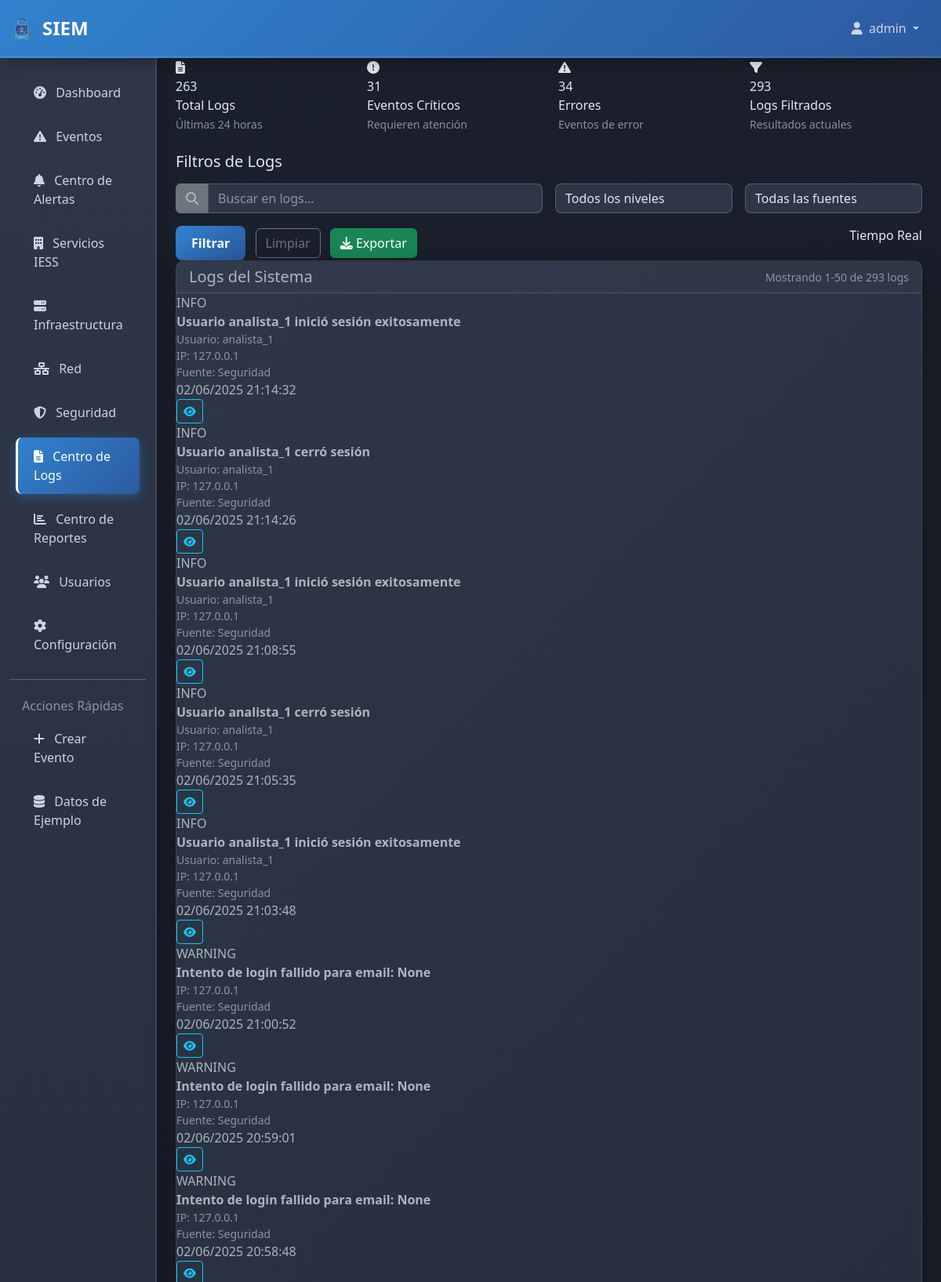
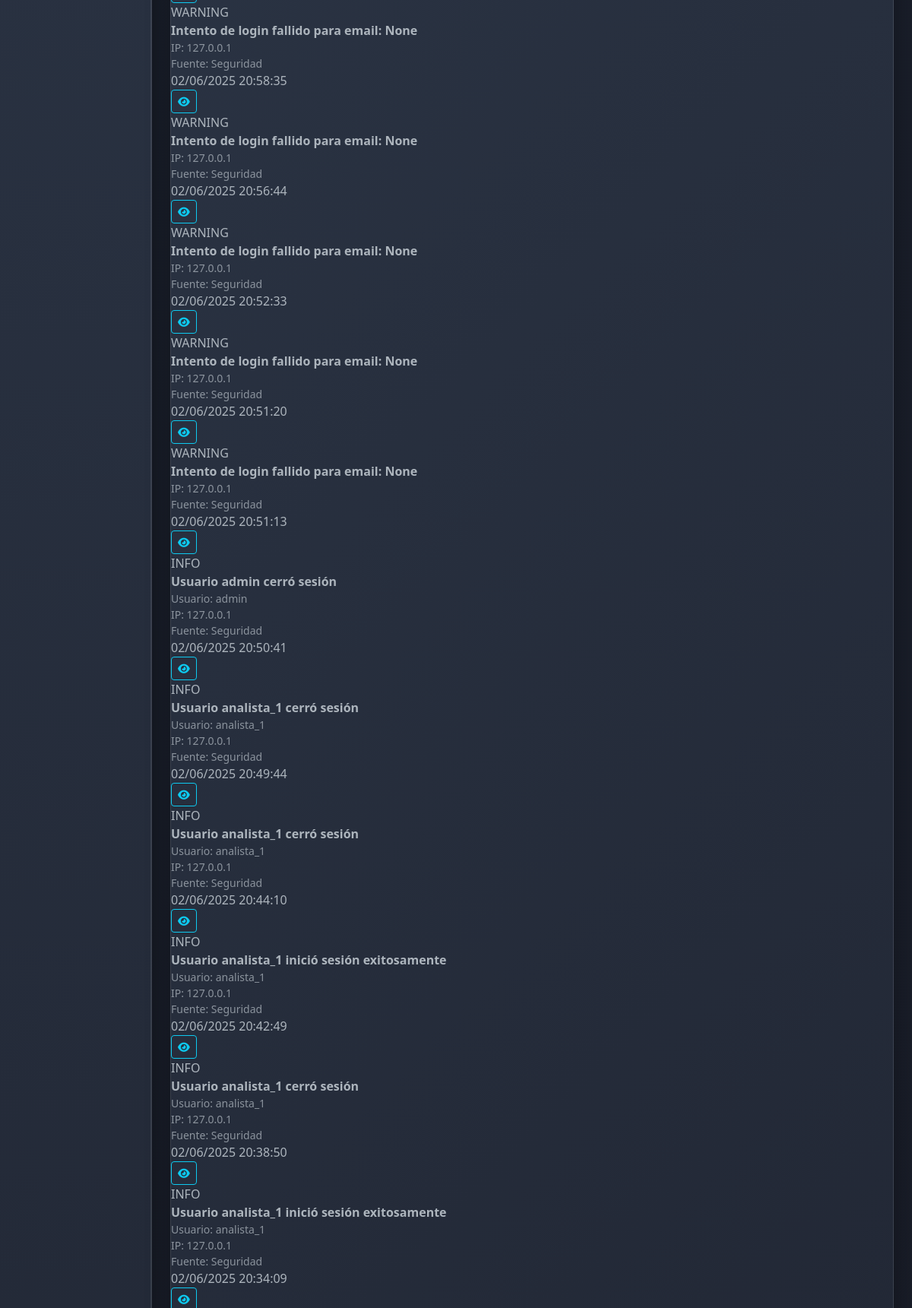
Page /logs/ (signed in, upper part) on the committed database (2 pictures, top to bottom).
### siem_app/models.py (models this page shows, shortened)
class SystemLog(models.Model):
    LEVEL_CHOICES = [
        ('DEBUG', 'Debug'),
        ('INFO', 'Info'),
        ('WARNING', 'Warning'),
        ('ERROR', 'Error'),
        ('CRITICAL', 'Critical'),
    ]
    SOURCE_CHOICES = [
        ('network', 'Red'),
        ('application', 'Aplicación'),
        ('system', 'Sistema'),
        ('security', 'Seguridad'),
        ('database', 'Base de Datos'),
    ]
    timestamp = models.DateTimeField(default=timezone.now, db_index=True)
    level = models.CharField(max_length=10, choices=LEVEL_CHOICES, db_index=True)
    source = models.CharField(max_length=20, choices=SOURCE_CHOICES, db_index=True)
    message = models.TextField()
    user = models.CharField(max_length=100, null=True, blank=True)
    ip_address = models.GenericIPAddressField(null=True, blank=True)
    additional_data = models.JSONField(default=dict, blank=True)
    class Meta:
        ordering = ['-timestamp']
        indexes = [
            models.Index(fields=['timestamp', 'level']),
            models.Index(fields=['source', 'level']),
        ]

### siem_app/views.py (the view)
# urls.py: path('logs/', views.logs_center_view, name='logs_center'),
@login_required
def logs_center_view(request):
    search_query = request.GET.get('search', '')
    level_filter = request.GET.get('level', '')
    source_filter = request.GET.get('source', '')
    logs = SystemLog.objects.all()
    if search_query:
        logs = logs.filter(message__icontains=search_query)
    if level_filter:
        logs = logs.filter(level=level_filter)
    if source_filter:
        logs = logs.filter(source=source_filter)
    total_logs = SystemLog.objects.filter(timestamp__gte=timezone.now() - timedelta(hours=24)).count()
    critical_events = SystemLog.objects.filter(level='CRITICAL', timestamp__gte=timezone.now() - timedelta(hours=24)).count()
    errors = SystemLog.objects.filter(level='ERROR', timestamp__gte=timezone.now() - timedelta(hours=24)).count()
    filtered_logs = logs.count()
    paginator = Paginator(logs.order_by('-timestamp'), 50)
    page_number = request.GET.get('page')
    page_obj = paginator.get_page(page_number)
    context = {
        'page_obj': page_obj,
        'total_logs': total_logs,
        'critical_events': critical_events,
        'errors': errors,
        'filtered_logs': filtered_logs,
        'search_query': search_query,
        'level_filter': level_filter,
        'source_filter': source_filter,
        'log_levels': SystemLog.LEVEL_CHOICES,
        'log_sources': SystemLog.SOURCE_CHOICES,
    }
    return render(request, 'siem_app/logs_center.html', context)

### templates/siem_app/logs_center.html (shortened to what this page needs)
{% extends 'base.html' %}
{% block content %}
<div class="row mb-4">
    <div class="col-md-3">
        <div class="metric-card">
            <div class="metric-icon">
                <i class="fas fa-file-alt"></i>
            </div>
            <div class="metric-value">{{ total_logs }}</div>
            <div class="metric-label">Total Logs</div>
            <small class="text-muted">Últimas 24 horas</small>
        </div>
    </div>
    <div class="col-md-3">
        <div class="metric-card danger">
            <div class="metric-icon">
                <i class="fas fa-exclamation-circle"></i>
            </div>
            <div class="metric-value">{{ critical_events }}</div>
            <div class="metric-label">Eventos Críticos</div>
            <small class="text-muted">Requieren atención</small>
        </div>
    </div>
    <div class="col-md-3">
        <div class="metric-card warning">
            <div class="metric-icon">
                <i class="fas fa-exclamation-triangle"></i>
            </div>
            <div class="metric-value">{{ errors }}</div>
            <div class="metric-label">Errores</div>
            <small class="text-muted">Eventos de error</small>
        </div>
    </div>
    <div class="col-md-3">
        <div class="metric-card">
            <div class="metric-icon">
                <i class="fas fa-filter"></i>
            </div>
            <div class="metric-value">{{ filtered_logs }}</div>
            <div class="metric-label">Logs Filtrados</div>
            <small class="text-muted">Resultados actuales</small>
        </div>
    </div>
</div>
<div class="filter-section">
    <h5 class="mb-3">Filtros de Logs</h5>
    <form method="get" class="row g-3">
        <div class="col-md-6">
            <div class="input-group">
                <span class="input-group-text bg-secondary border-secondary">
                    <i class="fas fa-search"></i>
                </span>
                <input type="text" name="search" class="form-control" placeholder="Buscar en logs..." value="{{ search_query }}">
            </div>
        </div>
        <div class="col-md-3">
            <select name="level" class="form-select">
                <option value="">Todos los niveles</option>
            </select>
        </div>
        <div class="col-md-3">
            <select name="source" class="form-select">
                <option value="">Todas las fuentes</option>
            </select>
        </div>
        <div class="col-12">
            <button type="submit" class="btn btn-primary me-2">Filtrar</button>
            <a href="{% url 'logs_center' %}" class="btn btn-outline-secondary me-2">Limpiar</a>
            <button type="button" class="btn btn-success" id="exportLogs">
                <i class="fas fa-download"></i> Exportar
            </button>
            <div class="float-end">
                <div class="real-time-indicator">
                    Tiempo Real
                </div>
            </div>
        </div>
    </form>
</div>
<div class="card">
    <div class="card-header d-flex justify-content-between align-items-center">
        <h5 class="mb-0">Logs del Sistema</h5>
        <small class="text-muted">Mostrando {{ page_obj.start_index }}-{{ page_obj.end_index }} de {{ page_obj.paginator.count }} logs</small>
    </div>
    <div class="card-body p-0">
        {% if page_obj %}
            {% for log in page_obj %}
            <div class="log-entry">
                <div class="log-level {{ log.level }}">
                    {{ log.level }}
                </div>
                <div class="log-message">
                    <strong>{{ log.message }}</strong>
                    {% if log.user %}
                        <div class="text-muted small">Usuario: {{ log.user }}</div>
                    {% endif %}
                    {% if log.ip_address %}
                        <div class="text-muted small">IP: {{ log.ip_address }}</div>
                    {% endif %}
                    <div class="text-muted small">Fuente: {{ log.get_source_display }}</div>
                </div>
                <div class="log-timestamp">
                    {{ log.timestamp|date:"d/m/Y H:i:s" }}
                </div>
                <div>
                    <button class="btn btn-sm btn-outline-info" onclick="showLogDetails({{ log.id }})">
                        <i class="fas fa-eye"></i>
                    </button>
                </div>
            </div>
            {% endfor %}
        {% else %}
            <div class="text-center text-muted py-5">
                <i class="fas fa-file-alt fa-3x mb-3"></i>
                <h5>No se encontraron logs</h5>
                <p>No hay logs que coincidan con los filtros aplicados</p>
            </div>
        {% endif %}
    </div>
</div>
{% endblock %}

### templates/base.html (shortened to what this page needs)
{% load static %}
<!DOCTYPE html>
<html lang="es" data-bs-theme="dark">
<head>
    <title>{% block title %}SIEM {% endblock %} {% load static %}</title>
    <link href="https://cdn.jsdelivr.net/npm/bootstrap@5.3.0/dist/css/bootstrap.min.css" rel="stylesheet">
    <link href="https://cdnjs.cloudflare.com/ajax/libs/font-awesome/6.4.0/css/all.min.css" rel="stylesheet">
</head>
<body>
    <nav class="navbar navbar-expand-lg navbar-dark">
        <div class="container-fluid">
            <a class="navbar-brand d-flex align-items-center" href="{% url 'dashboard' %}">
                <img src="{% static 'imagenes/SIEM.png' %}" alt="SIEM IESS Logo" style="height: 32px; width: 32px; border-radius: 50%; margin-right: 10px;">
                SIEM
            </a>
            <div class="collapse navbar-collapse" id="navbarNav">
                <ul class="navbar-nav ms-auto">
                    {% if user.is_authenticated %}
                        <li class="nav-item dropdown">
                            <a class="nav-link dropdown-toggle" href="#" role="button" data-bs-toggle="dropdown">
                                <i class="fas fa-user me-1"></i>
                                {{ user.get_full_name|default:user.username }}
                            </a>
                        </li>
                    {% endif %}
                </ul>
            </div>
        </div>
    </nav>
    <div class="container-fluid">
        <div class="row">
            {% if user.is_authenticated %}
            <nav class="col-md-3 col-lg-2 d-md-block sidebar collapse">
                <div class="position-sticky pt-3">
                    <ul class="nav flex-column">
                        <li class="nav-item">
                            <a class="nav-link {% if request.resolver_match.url_name == 'dashboard' %}active{% endif %}"
                               href="{% url 'dashboard' %}">
                                <i class="fas fa-tachometer-alt me-2"></i>
                                Dashboard
                            </a>
                        </li>
                        <li class="nav-item">
                            <a class="nav-link {% if request.resolver_match.url_name == 'events' %}active{% endif %}"
                               href="{% url 'events' %}">
                                <i class="fas fa-exclamation-triangle me-2"></i>
                                Eventos
                            </a>
                        </li>
                        <li class="nav-item">
                            <a class="nav-link {% if request.resolver_match.url_name == 'alerts_center' %}active{% endif %}"
                               href="{% url 'alerts_center' %}">
                                <i class="fas fa-bell me-2"></i>
                                Centro de Alertas
                            </a>
                        </li>
                        <li class="nav-item">
                            <a class="nav-link {% if request.resolver_match.url_name == 'iess_services' %}active{% endif %}"
                               href="{% url 'iess_services' %}">
                                <i class="fas fa-building me-2"></i>
                                Servicios IESS
                            </a>
                        </li>
                        <li class="nav-item">
                            <a class="nav-link {% if request.resolver_match.url_name == 'infrastructure' %}active{% endif %}"
                               href="{% url 'infrastructure' %}">
                                <i class="fas fa-server me-2"></i>
                                Infraestructura
                            </a>
                        </li>
                        <li class="nav-item">
                            <a class="nav-link {% if request.resolver_match.url_name == 'network' %}active{% endif %}"
                               href="{% url 'network' %}">
                                <i class="fas fa-network-wired me-2"></i>
                                Red
                            </a>
                        </li>
                        <li class="nav-item">
                            <a class="nav-link {% if request.resolver_match.url_name == 'security' %}active{% endif %}"
                               href="{% url 'security' %}">
                                <i class="fas fa-shield-alt me-2"></i>
                                Seguridad
                            </a>
                        </li>
                        <li class="nav-item">
                            <a class="nav-link {% if request.resolver_match.url_name == 'logs_center' %}active{% endif %}"
                               href="{% url 'logs_center' %}">
                                <i class="fas fa-file-alt me-2"></i>
                                Centro de Logs
                            </a>
                        </li>
                        <li class="nav-item">
                            <a class="nav-link {% if request.resolver_match.url_name == 'reports_center' %}active{% endif %}"
                               href="{% url 'reports_center' %}">
                                <i class="fas fa-chart-bar me-2"></i>
                                Centro de Reportes
                            </a>
                        </li>
                        <li class="nav-item">
                            <a class="nav-link {% if request.resolver_match.url_name == 'users' %}active{% endif %}"
                               href="{% url 'users' %}">
                                <i class="fas fa-users me-2"></i>
                                Usuarios
                            </a>
                        </li>
                        <li class="nav-item">
                            <a class="nav-link {% if request.resolver_match.url_name == 'configuration' %}active{% endif %}"
                               href="{% url 'configuration' %}">
                                <i class="fas fa-cog me-2"></i>
                                Configuración
                            </a>
                        </li>
                    </ul>
                    <hr class="my-3">
                    <h6 class="sidebar-heading d-flex justify-content-between align-items-center px-3 mt-4 mb-1 text-muted">
                        <span>Acciones Rápidas</span>
                    </h6>
                    <ul class="nav flex-column mb-2">
                        <li class="nav-item">
                            <a class="nav-link" href="{% url 'manual_data_entry' %}">
                                <i class="fas fa-plus me-2"></i>
                                Crear Evento
                            </a>
                        </li>
                        <li class="nav-item">
                            <a class="nav-link" href="{% url 'create_sample_data' %}">
                                <i class="fas fa-database me-2"></i>
                                Datos de Ejemplo
                            </a>
                        </li>
                    </ul>
                </div>
            </nav>
            {% endif %}
            <main class="col-md-9 ms-sm-auto col-lg-10 px-md-4 main-content">
                <div class="fade-in">
                    {% block content %}{% endblock %}
                </div>
            </main>
        </div>
    </div>
</body>
</html>

### rows in the picture
SystemLog: level "INFO", message "Usuario analista_1 inició sesión exitosamente", user "analista_1", ip_address "127.0.0.1", source "Seguridad", timestamp "02/06/2025 21:14:32"
SystemLog: level "INFO", message "Usuario analista_1 cerró sesión", user "analista_1", ip_address "127.0.0.1", source "Seguridad", timestamp "02/06/2025 21:14:26"
SystemLog: level "INFO", message "Usuario analista_1 inició sesión exitosamente", user "analista_1", ip_address "127.0.0.1", source "Seguridad", timestamp "02/06/2025 21:08:55"
SystemLog: level "INFO", message "Usuario analista_1 cerró sesión", user "analista_1", ip_address "127.0.0.1", source "Seguridad", timestamp "02/06/2025 21:05:35"
SystemLog: level "INFO", message "Usuario analista_1 inició sesión exitosamente", user "analista_1", ip_address "127.0.0.1", source "Seguridad", timestamp "02/06/2025 21:03:48"
SystemLog: level "WARNING", message "Intento de login fallido para email: None", ip_address "127.0.0.1", source "Seguridad", timestamp "02/06/2025 21:00:52"
SystemLog: level "WARNING", message "Intento de login fallido para email: None", ip_address "127.0.0.1", source "Seguridad", timestamp "02/06/2025 20:59:01"
SystemLog: level "WARNING", message "Intento de login fallido para email: None", ip_address "127.0.0.1", source "Seguridad", timestamp "02/06/2025 20:58:48"
SystemLog: level "WARNING", message "Intento de login fallido para email: None", ip_address "127.0.0.1", source "Seguridad", timestamp "02/06/2025 20:58:35"
SystemLog: level "WARNING", message "Intento de login fallido para email: None", ip_address "127.0.0.1", source "Seguridad", timestamp "02/06/2025 20:56:44"
SystemLog: level "WARNING", message "Intento de login fallido para email: None", ip_address "127.0.0.1", source "Seguridad", timestamp "02/06/2025 20:52:33"
SystemLog: level "WARNING", message "Intento de login fallido para email: None", ip_address "127.0.0.1", source "Seguridad", timestamp "02/06/2025 20:51:20"
SystemLog: level "WARNING", message "Intento de login fallido para email: None", ip_address "127.0.0.1", source "Seguridad", timestamp "02/06/2025 20:51:13"
SystemLog: level "INFO", message "Usuario admin cerró sesión", user "admin", ip_address "127.0.0.1", source "Seguridad", timestamp "02/06/2025 20:50:41"
SystemLog: level "INFO", message "Usuario analista_1 cerró sesión", user "analista_1", ip_address "127.0.0.1", source "Seguridad", timestamp "02/06/2025 20:49:44"
SystemLog: level "INFO", message "Usuario analista_1 cerró sesión", user "analista_1", ip_address "127.0.0.1", source "Seguridad", timestamp "02/06/2025 20:44:10"
SystemLog: level "INFO", message "Usuario analista_1 inició sesión exitosamente", user "analista_1", ip_address "127.0.0.1", source "Seguridad", timestamp "02/06/2025 20:42:49"
SystemLog: level "INFO", message "Usuario analista_1 cerró sesión", user "analista_1", ip_address "127.0.0.1", source "Seguridad", timestamp "02/06/2025 20:38:50"
SystemLog: level "INFO", message "Usuario analista_1 inició sesión exitosamente", user "analista_1", ip_address "127.0.0.1", source "Seguridad", timestamp "02/06/2025 20:34:09"

### other values in the picture
{{ user.get_full_name|default:user.username }} "admin"
{{ total_logs }} "263"
{{ critical_events }} "31"
{{ errors }} "34"
{{ filtered_logs }} "293"
{{ page_obj.start_index }} "1"
{{ page_obj.end_index }} "50"
{{ page_obj.paginator.count }} "293"
